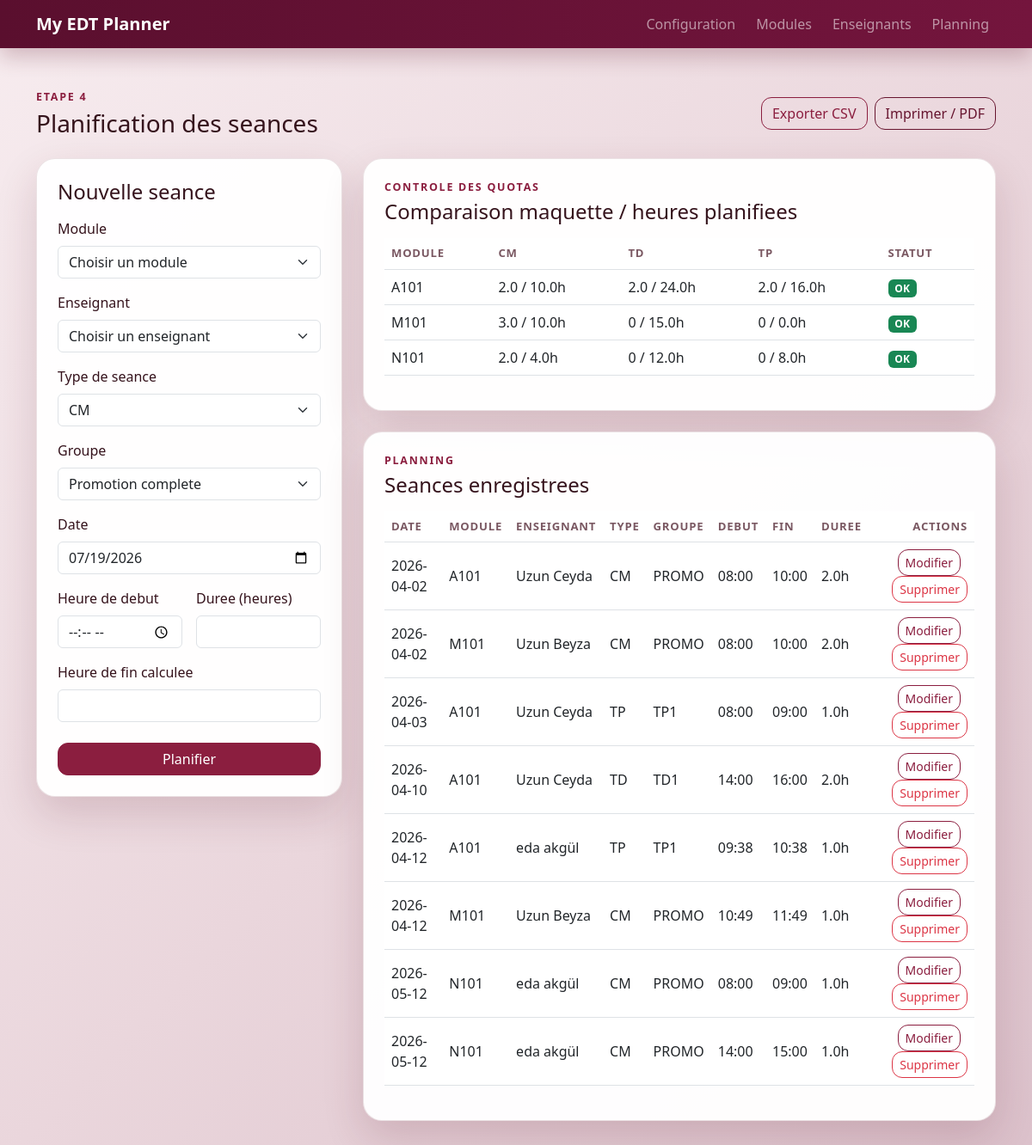
The app's page /schedule with its own data.
### models.py (models this page shows)
class Module(db.Model):
    id = db.Column(db.Integer, primary_key=True)
    module_code = db.Column(db.String(50), nullable=False, unique=True)
    module_name = db.Column(db.String(100), nullable=False)
    cm_hours = db.Column(db.Integer, nullable=False, default=0)
    td_hours = db.Column(db.Integer, nullable=False, default=0)
    tp_hours = db.Column(db.Integer, nullable=False, default=0)
    def reference_hours(self, session_type):
        if session_type == "CM":
            return self.cm_hours
        if session_type == "TD":
            return self.td_hours
        return self.tp_hours

class ScheduleEntry(db.Model):
    id = db.Column(db.Integer, primary_key=True)
    module_id = db.Column(db.Integer, db.ForeignKey("module.id"), nullable=False)
    instructor_id = db.Column(db.Integer, db.ForeignKey("instructor.id"), nullable=False)
    session_type = db.Column(db.String(10), nullable=False)
    group_code = db.Column(db.String(20), nullable=False)
    date = db.Column(db.Date, nullable=False)
    start_time = db.Column(db.Time, nullable=False)
    end_time = db.Column(db.Time, nullable=False)
    duration = db.Column(db.Float, nullable=False)
    module = db.relationship("Module", backref=db.backref("schedule_entries", lazy=True, cascade="all, delete-orphan"))
    instructor = db.relationship("Instructor", backref=db.backref("schedule_entries", lazy=True, cascade="all, delete-orphan"))

class Instructor(db.Model):
    id = db.Column(db.Integer, primary_key=True)
    instructor_name = db.Column(db.String(100), nullable=False)
    instructor_surname = db.Column(db.String(100), nullable=False)
    @property
    def full_name(self):
        return f"{self.instructor_name} {self.instructor_surname}"

### routes.py (the view, shortened to what this page needs)
    @app.route("/schedule", methods=["GET", "POST"])
    def manage_schedule():
        training = get_training()
        form = ScheduleForm(prefix="schedule")
        delete_form = DeleteForm()
        form.module_id.choices = build_module_choices()
        form.instructor_id.choices = build_instructor_choices()
        selected_session_type = form.session_type.data or "CM"
        if selected_session_type not in SESSION_TYPES:
            selected_session_type = "CM"
        form.group_code.choices = build_group_choices(training, selected_session_type)
        return render_schedule_page(form, delete_form, training)

### forms.py (shortened to what this page needs)
class ScheduleForm(FlaskForm):
    module_id = SelectField("Module", coerce=int, validators=[NumberRange(min=1, message="Choisissez un module.")])
    instructor_id = SelectField("Enseignant", coerce=int, validators=[NumberRange(min=1, message="Choisissez un enseignant.")])
    session_type = SelectField(
        "Type de seance",
        choices=[(session_type, session_type) for session_type in SESSION_TYPES],
        validators=[DataRequired()],
    )
    group_code = SelectField("Groupe", validators=[DataRequired()])
    date = DateField("Date", validators=[InputRequired()], default=date.today)
    start_time = TimeField("Heure de debut", validators=[InputRequired()])
    duration = FloatField("Duree (heures)", validators=[InputRequired(), NumberRange(min=0.5, max=12)])
    submit = SubmitField("Planifier")

class DeleteForm(FlaskForm):
    target_id = HiddenField()
    submit = SubmitField("Supprimer")

### models.py (called while the page is built)
    def group_multiplier(self, session_type):
        if session_type == "TD":
            return max(self.td_groups, 1)
        if session_type == "TP":
            return max(self.tp_groups, 1)
        return 1

### services.py (called while the page is built)
def get_training():
    return Training.query.order_by(Training.id.asc()).first()

def build_module_choices():
    return [(0, "Choisir un module")] + [
        (module.id, f"{module.module_code} - {module.module_name}")
        for module in Module.query.order_by(Module.module_code.asc()).all()
    ]

def build_instructor_choices():
    return [(0, "Choisir un enseignant")] + [
        (instructor.id, instructor.full_name)
        for instructor in Instructor.query.order_by(Instructor.instructor_surname.asc(), Instructor.instructor_name.asc()).all()
    ]

def build_group_choices(training, session_type):
    if session_type == "CM":
        return [("PROMO", "Promotion complete")]
    if session_type == "TD":
        count = training.td_groups if training else 1
        return [(f"TD{index}", f"Groupe TD {index}") for index in range(1, count + 1)]
    count = training.tp_groups if training else 1
    return [(f"TP{index}", f"Groupe TP {index}") for index in range(1, count + 1)]

def effective_reference_hours(module, training, session_type):
    if module is None:
        return 0
    multiplier = training.group_multiplier(session_type) if training else 1
    return float(module.reference_hours(session_type) * multiplier)

### templates/schedule.html (shortened to what this page needs)
{% extends "base.html" %}
{% block content %}
<div class="d-flex justify-content-between align-items-center mb-4 no-print">
    <div>
        <p class="section-kicker mb-1">Etape 4</p>
        <h1 class="h3 mb-0">Planification des seances</h1>
    </div>
    <div class="d-flex gap-2">
        <a href="{{ url_for('export_schedule') }}" class="btn btn-outline-primary">Exporter CSV</a>
        <button type="button" class="btn btn-outline-dark" onclick="window.print()">Imprimer / PDF</button>
    </div>
</div>
<div class="row g-4">
    <div class="col-xl-4 no-print">
        <div class="content-card p-4">
            <h2 class="h4 mb-3">{{ 'Modifier une seance' if editing_entry else 'Nouvelle seance' }}</h2>
            <form method="POST" novalidate id="schedule-form" action="{{ url_for('edit_schedule_entry', entry_id=editing_entry.id) if editing_entry else url_for('manage_schedule') }}" data-td-groups="{{ training.td_groups if training else 1 }}" data-tp-groups="{{ training.tp_groups if training else 1 }}" data-selected-group="{{ form.group_code.data or '' }}">
                <div class="mb-3">{{ form.module_id.label(class="form-label") }}{{ form.module_id(class="form-select") }}</div>
                <div class="mb-3">{{ form.instructor_id.label(class="form-label") }}{{ form.instructor_id(class="form-select") }}</div>
                <div class="mb-3">{{ form.session_type.label(class="form-label") }}{{ form.session_type(class="form-select") }}</div>
                <div class="mb-3">{{ form.group_code.label(class="form-label") }}{{ form.group_code(class="form-select") }}</div>
                <div class="mb-3">{{ form.date.label(class="form-label") }}{{ form.date(class="form-control") }}</div>
                <div class="row g-3 mb-3">
                    <div class="col-md-6">{{ form.start_time.label(class="form-label") }}{{ form.start_time(class="form-control") }}</div>
                    <div class="col-md-6">{{ form.duration.label(class="form-label") }}{{ form.duration(class="form-control", min="0.5", step="0.5") }}</div>
                </div>
                <div class="mb-4">
                    <label for="calculated-end-time" class="form-label">Heure de fin calculee</label>
                    <input type="text" id="calculated-end-time" class="form-control" readonly>
                </div>
                {{ form.submit(class="btn btn-primary w-100", value='Mettre a jour' if editing_entry else 'Planifier') }}
            </form>
        </div>
    </div>
    <div class="col-xl-8">
        <div class="content-card p-4 mb-4">
            <p class="section-kicker mb-1">Controle des quotas</p>
            <h2 class="h4 mb-3">Comparaison maquette / heures planifiees</h2>
            {% if planning_rows %}
            <div class="table-responsive">
                <table class="table align-middle print-table">
                    <thead><tr><th>Module</th><th>CM</th><th>TD</th><th>TP</th><th>Statut</th></tr></thead>
                    <tbody>
                        {% for row in planning_rows %}
                        <tr>
                            <td>{{ row.module.module_code }}</td>
                            <td>{{ row.placed.CM }} / {{ row.quotas.CM }}h</td>
                            <td>{{ row.placed.TD }} / {{ row.quotas.TD }}h</td>
                            <td>{{ row.placed.TP }} / {{ row.quotas.TP }}h</td>
                            <td><span class="badge {{ 'text-bg-success' if row.complete else 'text-bg-danger' }}">{{ 'OK' if row.complete else 'Depassement' }}</span></td>
                        </tr>
                        {% endfor %}
                    </tbody>
                </table>
            </div>
            {% else %}
            <div class="empty-state">Aucun module a comparer pour le moment.</div>
            {% endif %}
        </div>
        <div class="content-card p-4 print-area">
            <p class="section-kicker mb-1">Planning</p>
            <h2 class="h4 mb-3">Seances enregistrees</h2>
            {% if entries %}
            <div class="table-responsive">
                <table class="table align-middle print-table">
                    <thead>
                        <tr>
                            <th>Date</th>
                            <th>Module</th>
                            <th>Enseignant</th>
                            <th>Type</th>
                            <th>Groupe</th>
                            <th>Debut</th>
                            <th>Fin</th>
                            <th>Duree</th>
                            <th class="text-end no-print">Actions</th>
                        </tr>
                    </thead>
                    <tbody>
                        {% for entry in entries %}
                        <tr>
                            <td>{{ entry.date.strftime('%Y-%m-%d') }}</td>
                            <td>{{ entry.module.module_code }}</td>
                            <td>{{ entry.instructor.full_name }}</td>
                            <td>{{ entry.session_type }}</td>
                            <td>{{ entry.group_code }}</td>
                            <td>{{ entry.start_time.strftime('%H:%M') }}</td>
                            <td>{{ entry.end_time.strftime('%H:%M') }}</td>
                            <td>{{ entry.duration }}h</td>
                            <td class="text-end no-print">
                                <a href="{{ url_for('edit_schedule_entry', entry_id=entry.id) }}" class="btn btn-sm btn-outline-primary me-2">Modifier</a>
                                <form method="POST" action="{{ url_for('delete_schedule_entry', entry_id=entry.id) }}" class="d-inline">
                                    <button type="submit" class="btn btn-sm btn-outline-danger">Supprimer</button>
                                </form>
                            </td>
                        </tr>
                        {% endfor %}
                    </tbody>
                </table>
            </div>
            {% else %}
            <div class="empty-state">No schedules yet.</div>
            {% endif %}
        </div>
    </div>
</div>
{% endblock %}

### static/style.css (style rules this page uses)
:root { --app-bg: linear-gradient(135deg, #f7ecef 0%, #ead6dc 52%, #dbc0ca 100%); --nav-bg: #5a0f2e; --nav-bg-soft: #74153d; --accent: #8b1e3f; --accent-strong: #67152f; --accent-soft: #f1dbe2; --text-main: #35131c; --text-muted: #7a5862; --border-soft: rgba(90, 18, 39, 0.12); --card-shadow: 0 20px 48px rgba(90, 18, 39, 0.16); }
body { font-family: "Segoe UI", Tahoma, Geneva, Verdana, sans-serif; margin: 0; padding: 0; background: var(--app-bg); min-height: 100vh; color: var(--text-main); }
.hero-card, .content-card { background: rgba(255, 255, 255, 0.96); border-radius: 22px; box-shadow: var(--card-shadow); border: 1px solid var(--border-soft); }
.section-kicker { text-transform: uppercase; letter-spacing: 0.14em; font-size: 0.78rem; color: var(--accent); font-weight: 700; }
.table thead th { font-size: 0.82rem; text-transform: uppercase; letter-spacing: 0.06em; color: var(--text-muted); }
.btn { border-radius: 12px; }
.btn-primary { background: var(--accent); border-color: var(--accent); }
.btn-outline-primary { color: var(--accent); border-color: var(--accent); }
.btn-outline-dark { color: var(--accent-strong); border-color: var(--accent-strong); }

### records on screen
Module: module.module_code "A101"
Module: module.module_code "M101"
Module: module.module_code "N101"
ScheduleEntry: date "2026-04-02", module.module_code "A101", instructor.full_name "Uzun Ceyda", session_type "CM", group_code "PROMO", start_time "08:00", end_time "10:00", duration "2.0"
ScheduleEntry: date "2026-04-02", module.module_code "M101", instructor.full_name "Uzun Beyza", session_type "CM", group_code "PROMO", start_time "08:00", end_time "10:00", duration "2.0"
ScheduleEntry: date "2026-04-03", module.module_code "A101", instructor.full_name "Uzun Ceyda", session_type "TP", group_code "TP1", start_time "08:00", end_time "09:00", duration "1.0"
ScheduleEntry: date "2026-04-10", module.module_code "A101", instructor.full_name "Uzun Ceyda", session_type "TD", group_code "TD1", start_time "14:00", end_time "16:00", duration "2.0"
ScheduleEntry: date "2026-04-12", module.module_code "A101", instructor.full_name "eda akgül", session_type "TP", group_code "TP1", start_time "09:38", end_time "10:38", duration "1.0"
ScheduleEntry: date "2026-04-12", module.module_code "M101", instructor.full_name "Uzun Beyza", session_type "CM", group_code "PROMO", start_time "10:49", end_time "11:49", duration "1.0"
ScheduleEntry: date "2026-05-12", module.module_code "N101", instructor.full_name "eda akgül", session_type "CM", group_code "PROMO", start_time "08:00", end_time "09:00", duration "1.0"
ScheduleEntry: date "2026-05-12", module.module_code "N101", instructor.full_name "eda akgül", session_type "CM", group_code "PROMO", start_time "14:00", end_time "15:00", duration "1.0"

### other values on screen
{{ 'Modifier une seance' if editing_entry else 'Nouvelle seance' }} "Nouvelle seance"
{{ row.placed.CM }} "2.0" "3.0" "2.0"
{{ row.quotas.CM }} "10.0" "10.0" "4.0"
{{ row.placed.TD }} "2.0" "0" "0"
{{ row.quotas.TD }} "24.0" "15.0" "12.0"
{{ row.placed.TP }} "2.0" "0" "0"
{{ row.quotas.TP }} "16.0" "0.0" "8.0"
{{ 'OK' if row.complete else 'Depassement' }} "OK" "OK" "OK"
